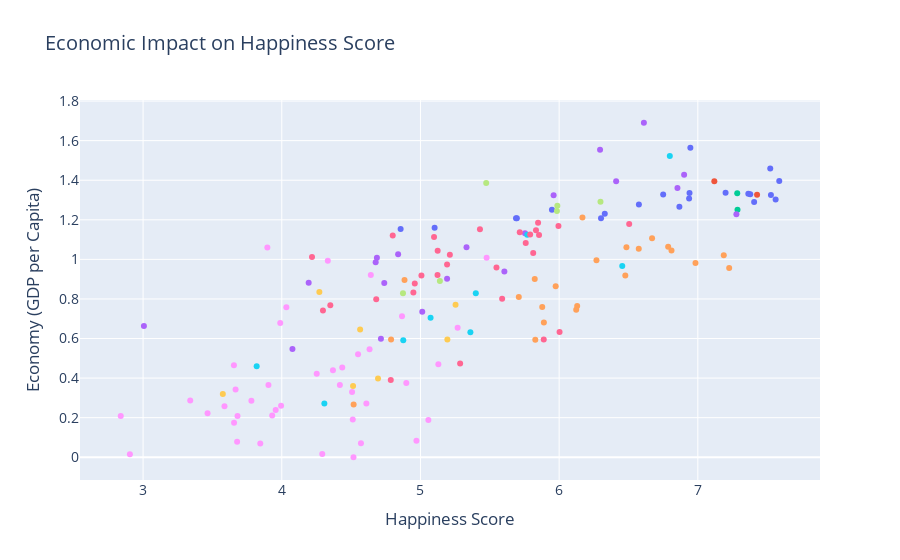

Notebook cell for this chart:
### Markdown cell above
### Country

### Code cell
# Quick Look at Happiness Score by GDP per Country
fig = px.scatter(df, 
           x='Happiness Score', 
           y='Economy (GDP per Capita)', 
           hover_name='Country',
           color='Region',
           title='Economic Impact on Happiness Score'
)

fig.update_layout(
    font=dict(size=14),
    showlegend=False
)

fig.show()

### Figure 1 — Plotly figure (JSON) as saved in the notebook; plotly's stock layout.template omitted (floating-point values rounded to 4 significant figures)
{"data": [{"hovertemplate": "<b>%{hovertext}</b><br><br>Region=Western Europe<br>Happiness Score=%{x}<br>Economy (GDP per Capita)=%{y}<extra></extra>", "hovertext": ["Switzerland", "Iceland", "Denmark", "Norway", "Finland", "Netherlands", "Sweden", "Austria", "Luxembourg", "Ireland", "Belgium", "United Kingdom", "Germany", "France", "Spain", "Malta", "Italy", "North Cyprus", "Cyprus", "Portugal", "Greece"], "legendgroup": "Western Europe", "marker": {"color": "#636efa", "symbol": "circle"}, "mode": "markers", "name": "Western Europe", "orientation": "v", "showlegend": true, "type": "scatter", "x": [7.587, 7.561, 7.527, 7.522, 7.406, 7.378, 7.364, 7.2, 6.946, 6.94, 6.937, 6.867, 6.75, 6.575, 6.329, 6.302, 5.948, 5.695, 5.689, 5.102, 4.857], "xaxis": "x", "y": [1.397, 1.302, 1.325, 1.459, 1.29, 1.329, 1.332, 1.337, 1.564, 1.336, 1.308, 1.266, 1.328, 1.278, 1.23, 1.207, 1.251, 1.208, 1.208, 1.16, 1.154], "yaxis": "y"}, {"hovertemplate": "<b>%{hovertext}</b><br><br>Region=North America<br>Happiness Score=%{x}<br>Economy (GDP per Capita)=%{y}<extra></extra>", "hovertext": ["Canada", "United States"], "legendgroup": "North America", "marker": {"color": "#EF553B", "symbol": "circle"}, "mode": "markers", "name": "North America", "orientation": "v", "showlegend": true, "type": "scatter", "x": [7.427, 7.119], "xaxis": "x", "y": [1.326, 1.395], "yaxis": "y"}, {"hovertemplate": "<b>%{hovertext}</b><br><br>Region=Australia and New Zealand<br>Happiness Score=%{x}<br>Economy (GDP per Capita)=%{y}<extra></extra>", "hovertext": ["New Zealand", "Australia"], "legendgroup": "Australia and New Zealand", "marker": {"color": "#00cc96", "symbol": "circle"}, "mode": "markers", "name": "Australia and New Zealand", "orientation": "v", "showlegend": true, "type": "scatter", "x": [7.286, 7.284], "xaxis": "x", "y": [1.25, 1.334], "yaxis": "y"}, {"hovertemplate": "<b>%{hovertext}</b><br><br>Region=Middle East and Northern Africa<br>Happiness Score=%{x}<br>Economy (GDP per Capita)=%{y}<extra></extra>", "hovertext": ["Israel", "United Arab Emirates", "Oman", "Qatar", "Saudi Arabia", "Kuwait", "Bahrain", "Libya", "Algeria", "Turkey", "Jordan", "Morocco", "Lebanon", "Tunisia", "Palestinian Territories", "Iran", "Iraq", "Egypt", "Yemen", "Syria"], "legendgroup": "Middle East and Northern Africa", "marker": {"color": "#ab63fa", "symbol": "circle"}, "mode": "markers", "name": "Middle East and Northern Africa", "orientation": "v", "showlegend": true, "type": "scatter", "x": [7.278, 6.901, 6.853, 6.611, 6.411, 6.295, 5.96, 5.754, 5.605, 5.332, 5.192, 5.013, 4.839, 4.739, 4.715, 4.686, 4.677, 4.194, 4.077, 3.006], "xaxis": "x", "y": [1.229, 1.427, 1.36, 1.69, 1.395, 1.554, 1.324, 1.131, 0.9393, 1.061, 0.902, 0.7348, 1.026, 0.8811, 0.5987, 1.009, 0.9855, 0.8818, 0.5465, 0.6632], "yaxis": "y"}, {"hovertemplate": "<b>%{hovertext}</b><br><br>Region=Latin America and Caribbean<br>Happiness Score=%{x}<br>Economy (GDP per Capita)=%{y}<extra></extra>", "hovertext": ["Costa Rica", "Mexico", "Brazil", "Venezuela", "Panama", "Chile", "Argentina", "Uruguay", "Colombia", "Suriname", "Trinidad and Tobago", "El Salvador", "Guatemala", "Ecuador", "Bolivia", "Paraguay", "Nicaragua", "Peru", "Jamaica", "Dominican Republic", "Honduras", "Haiti"], "legendgroup": "Latin America and Caribbean", "marker": {"color": "#FFA15A", "symbol": "circle"}, "mode": "markers", "name": "Latin America and Caribbean", "orientation": "v", "showlegend": true, "type": "scatter", "x": [7.226, 7.187, 6.983, 6.81, 6.786, 6.67, 6.574, 6.485, 6.477, 6.269, 6.168, 6.13, 6.123, 5.975, 5.89, 5.878, 5.828, 5.824, 5.709, 4.885, 4.788, 4.518], "xaxis": "x", "y": [0.9558, 1.021, 0.9812, 1.044, 1.064, 1.107, 1.054, 1.062, 0.9186, 0.9953, 1.212, 0.7645, 0.7455, 0.864, 0.6813, 0.7599, 0.5933, 0.9002, 0.8104, 0.8954, 0.5953, 0.2667], "yaxis": "y"}, {"hovertemplate": "<b>%{hovertext}</b><br><br>Region=Southeastern Asia<br>Happiness Score=%{x}<br>Economy (GDP per Capita)=%{y}<extra></extra>", "hovertext": ["Singapore", "Thailand", "Malaysia", "Indonesia", "Vietnam", "Philippines", "Laos", "Myanmar", "Cambodia"], "legendgroup": "Southeastern Asia", "marker": {"color": "#19d3f3", "symbol": "circle"}, "mode": "markers", "name": "Southeastern Asia", "orientation": "v", "showlegend": true, "type": "scatter", "x": [6.798, 6.455, 5.77, 5.399, 5.36, 5.073, 4.876, 4.307, 3.819], "xaxis": "x", "y": [1.522, 0.9669, 1.125, 0.8283, 0.6322, 0.7053, 0.5907, 0.2711, 0.4604], "yaxis": "y"}, {"hovertemplate": "<b>%{hovertext}</b><br><br>Region=Central and Eastern Europe<br>Happiness Score=%{x}<br>Economy (GDP per Capita)=%{y}<extra></extra>", "hovertext": ["Czech Republic", "Uzbekistan", "Slovakia", "Moldova", "Kazakhstan", "Slovenia", "Lithuania", "Belarus", "Poland", "Croatia", "Russia", "Kosovo", "Turkmenistan", "Estonia", "Kyrgyzstan", "Azerbaijan", "Montenegro", "Romania", "Serbia", "Latvia", "Macedonia", "Albania", "Bosnia and Herzegovina", "Hungary", "Tajikistan", "Ukraine", "Armenia", "Georgia", "Bulgaria"], "legendgroup": "Central and Eastern Europe", "marker": {"color": "#FF6692", "symbol": "circle"}, "mode": "markers", "name": "Central and Eastern Europe", "orientation": "v", "showlegend": true, "type": "scatter", "x": [6.505, 6.003, 5.995, 5.889, 5.855, 5.848, 5.833, 5.813, 5.791, 5.759, 5.716, 5.589, 5.548, 5.429, 5.286, 5.212, 5.192, 5.124, 5.123, 5.098, 5.007, 4.959, 4.949, 4.8, 4.786, 4.681, 4.35, 4.297, 4.218], "xaxis": "x", "y": [1.179, 0.6324, 1.169, 0.5945, 1.123, 1.185, 1.147, 1.032, 1.126, 1.083, 1.138, 0.8015, 0.9585, 1.152, 0.4743, 1.024, 0.9744, 1.043, 0.9205, 1.113, 0.9185, 0.8787, 0.8322, 1.121, 0.3905, 0.7991, 0.7682, 0.7419, 1.012], "yaxis": "y"}, {"hovertemplate": "<b>%{hovertext}</b><br><br>Region=Eastern Asia<br>Happiness Score=%{x}<br>Economy (GDP per Capita)=%{y}<extra></extra>", "hovertext": ["Taiwan", "Japan", "South Korea", "Hong Kong", "China", "Mongolia"], "legendgroup": "Eastern Asia", "marker": {"color": "#B6E880", "symbol": "circle"}, "mode": "markers", "name": "Eastern Asia", "orientation": "v", "showlegend": true, "type": "scatter", "x": [6.298, 5.987, 5.984, 5.474, 5.14, 4.874], "xaxis": "x", "y": [1.291, 1.271, 1.245, 1.386, 0.8901, 0.8282], "yaxis": "y"}, {"hovertemplate": "<b>%{hovertext}</b><br><br>Region=Sub-Saharan Africa<br>Happiness Score=%{x}<br>Economy (GDP per Capita)=%{y}<extra></extra>", "hovertext": ["Mauritius", "Nigeria", "Zambia", "Somaliland region", "Mozambique", "Lesotho", "Swaziland", "South Africa", "Ghana", "Zimbabwe", "Liberia", "Sudan", "Congo (Kinshasa)", "Ethiopia", "Sierra Leone", "Mauritania", "Kenya", "Djibouti", "Botswana", "Malawi", "Cameroon", "Angola", "Mali", "Congo (Brazzaville)", "Comoros", "Uganda", "Senegal", "Gabon", "Niger", "Tanzania", "Madagascar", "Central African Republic", "Chad", "Guinea", "Ivory Coast", "Burkina Faso", "Rwanda", "Benin", "Burundi", "Togo"], "legendgroup": "Sub-Saharan Africa", "marker": {"color": "#FF97FF", "symbol": "circle"}, "mode": "markers", "name": "Sub-Saharan Africa", "orientation": "v", "showlegend": true, "type": "scatter", "x": [5.477, 5.268, 5.129, 5.057, 4.971, 4.898, 4.867, 4.642, 4.633, 4.61, 4.571, 4.55, 4.517, 4.512, 4.507, 4.436, 4.419, 4.369, 4.332, 4.292, 4.252, 4.033, 3.995, 3.989, 3.956, 3.931, 3.904, 3.896, 3.845, 3.781, 3.681, 3.678, 3.667, 3.656, 3.655, 3.587, 3.465, 3.34, 2.905, 2.839], "xaxis": "x", "y": [1.008, 0.6543, 0.4704, 0.1885, 0.08308, 0.3755, 0.7121, 0.9205, 0.5456, 0.271, 0.0712, 0.5211, 0.0, 0.1907, 0.3302, 0.4541, 0.3647, 0.4402, 0.9936, 0.01604, 0.4225, 0.7578, 0.2607, 0.6787, 0.2391, 0.211, 0.365, 1.06, 0.0694, 0.2852, 0.2082, 0.0785, 0.3419, 0.1742, 0.4653, 0.2581, 0.2221, 0.2867, 0.0153, 0.2087], "yaxis": "y"}, {"hovertemplate": "<b>%{hovertext}</b><br><br>Region=Southern Asia<br>Happiness Score=%{x}<br>Economy (GDP per Capita)=%{y}<extra></extra>", "hovertext": ["Bhutan", "Pakistan", "Bangladesh", "India", "Nepal", "Sri Lanka", "Afghanistan"], "legendgroup": "Southern Asia", "marker": {"color": "#FECB52", "symbol": "circle"}, "mode": "markers", "name": "Southern Asia", "orientation": "v", "showlegend": true, "type": "scatter", "x": [5.253, 5.194, 4.694, 4.565, 4.514, 4.271, 3.575], "xaxis": "x", "y": [0.7704, 0.5954, 0.3975, 0.645, 0.36, 0.8352, 0.3198], "yaxis": "y"}], "layout": {"font": {"size": 14}, "legend": {"title": {"text": "Region"}, "tracegroupgap": 0}, "showlegend": false, "title": {"text": "Economic Impact on Happiness Score"}, "xaxis": {"anchor": "y", "domain": [0, 1], "title": {"text": "Happiness Score"}}, "yaxis": {"anchor": "x", "domain": [0, 1], "title": {"text": "Economy (GDP per Capita)"}}}}
